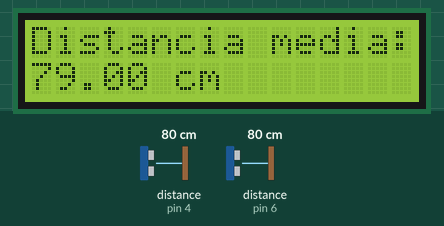
A sketch run on a simulated Arduino Uno, built with avr-gcc and run on an emulated ATmega328P. Parts: 16×2 character LCD. Wiring (from diagram.json): 2 × ultrasonic range finder: trigger pin 2, echo pin 4 / trigger pin 5, echo pin 6. The test bench sets the inputs (shaded band); at power-on: distance to the obstacle (sensors on pin 4, pin 6) 80 cm. The echo pulse lasts 58.3 µs per cm; what the sketch prints to the serial monitor is not drawn.

Above: at 1.2 s.
1.3 s: distance to the obstacle (sensor on pin 4) set to 4 cm
At 2.5 s:
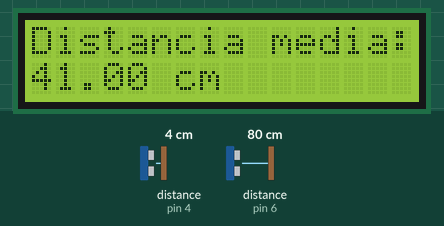
4.3 s: distance to the obstacle (sensor on pin 6) set to 2 cm
At 6.6 s:
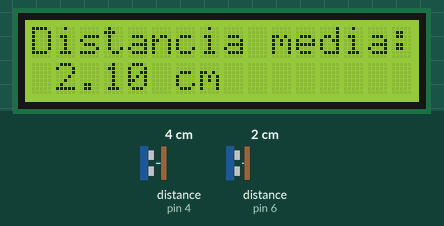
6.9 s: distance to the obstacle (sensor on pin 4) set to 2 cm
At 9.2 s:
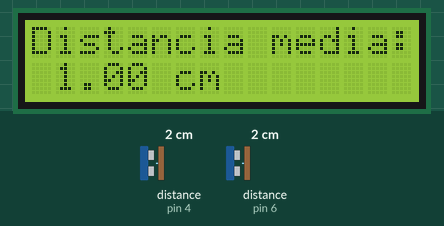
9.5 s: distance to the obstacle (sensor on pin 6) set to 4 cm
At 11.1 s:
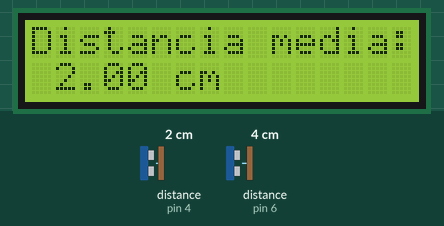
12.5 s: distance to the obstacle (sensor on pin 4) set to 9 cm
At 14.0 s:
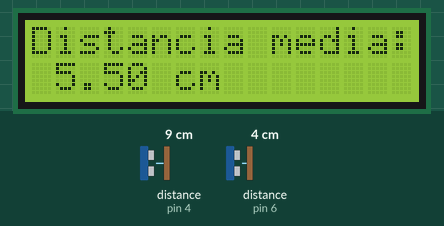
14.5 s: distance to the obstacle (sensor on pin 6) set to 9 cm
At 15.9 s:
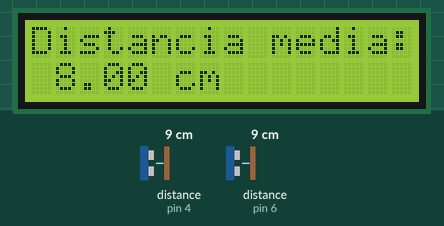
Timing chart, 0 to 17.5 s (numbered marks = the images above; inputs shaded):
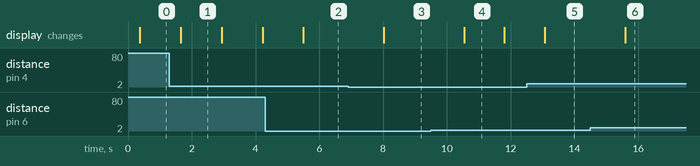

The sketch:

lcd1602.ino
```cpp
#include <LiquidCrystal.h>


LiquidCrystal lcd(12, 11, 10, 9, 8, 7);

#define TRIG_PIN_1 2
#define ECHO_PIN_1 4
#define TRIG_PIN_2 5
#define ECHO_PIN_2 6

void setup() {
  Serial.begin(9600);
  lcd.begin(16, 2); // Inicializa la pantalla LCD 16x2

  pinMode(TRIG_PIN_1, OUTPUT);
  pinMode(ECHO_PIN_1, INPUT);
  pinMode(TRIG_PIN_2, OUTPUT);
  pinMode(ECHO_PIN_2, INPUT);
}

void loop() {
  long duration, distance1, distance2;
  long totalDistance = 0;
  int numReadings = 0;

  // Realizar múltiples mediciones y obtener la suma de las distancias de ambos sensores
  for (int i = 0; i < 5; i++) { // Realizar 5 mediciones
    digitalWrite(TRIG_PIN_1, LOW);
    delayMicroseconds(2);
    digitalWrite(TRIG_PIN_1, HIGH);
    delayMicroseconds(10);
    digitalWrite(TRIG_PIN_1, LOW);
    duration = pulseIn(ECHO_PIN_1, HIGH);
    distance1 = duration * 0.03425 / 2;  // Convertir a distancia en cm

    digitalWrite(TRIG_PIN_2, LOW);
    delayMicroseconds(2);
    digitalWrite(TRIG_PIN_2, HIGH);
    delayMicroseconds(10);
    digitalWrite(TRIG_PIN_2, LOW);
    duration = pulseIn(ECHO_PIN_2, HIGH);
    distance2 = duration * 0.03425 / 2;  // Convertir a distancia en cm

    // Calcular la suma total de las distancias medidas
    totalDistance += (distance1 + distance2);
    numReadings += 2; // Añadir 2 lecturas (una por cada sensor)
    delay(50); // Esperar un breve momento entre mediciones
  }

  // Calcular la media (promedio) de las distancias
  float averageDistance = (float)totalDistance / numReadings;

  // Convertir el valor float a una cadena de caracteres con dos decimales
  char buffer[10];
  dtostrf(averageDistance, 5, 2, buffer); // 5 -> longitud total, 2 -> decimales

  // Mostrar la media con dos decimales en la pantalla LCD
  lcd.clear();
  lcd.setCursor(0, 0);
  lcd.print("Distancia media:");
  lcd.setCursor(0, 1);
  lcd.print(buffer); // Muestra la media con 2 decimales
  lcd.print(" cm");

  // Mostrar la media con dos decimales en el monitor serial
  Serial.print("Distancia media: ");
  Serial.print(buffer); // Muestra la media con 2 decimales
  Serial.println(" cm");

  delay(1000); // Esperar un segundo antes de tomar nuevas mediciones
}
```

Measured:
- after the input at 1.3 s, the display: changes after 0.36 s (image 1)
- after the input at 4.3 s, the display: changes after 1.2 s (image 2)
- after the input at 6.9 s, the display: changes after 1.1 s (image 3)
- after the input at 9.5 s, the display: changes after 1.0 s (image 4)
- after the input at 12.5 s, the display: changes after 0.57 s (image 5)
- after the input at 14.5 s, the display: changes after 1.1 s (image 6)
- what the display in image 1 shows lasts 1.2 s, from 1.7 s to 2.9 s
